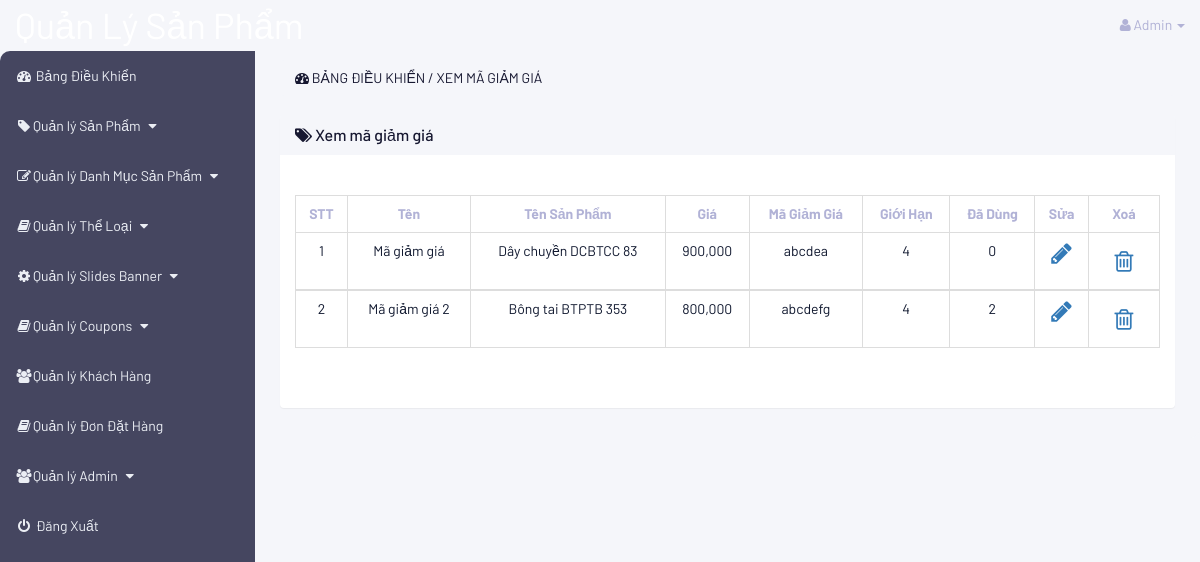
The app's page /admin/index.php?view_coupons (signed in) with its own data.
### tables this page shows
CREATE TABLE `coupons` (
  `coupon_id` int(100) NOT NULL,
  `product_id` int(100) NOT NULL,
  `coupon_title` varchar(255) NOT NULL,
  `coupon_price` varchar(255) NOT NULL,
  `coupon_code` varchar(255) NOT NULL,
  `coupon_limit` int(100) NOT NULL,
  `coupon_used` int(100) NOT NULL
);

CREATE TABLE `products` (
  `product_id` int(10) NOT NULL,
  `product_category_id` int(10) NOT NULL,
  `category_id` int(10) NOT NULL,
  `date` timestamp NOT NULL DEFAULT current_timestamp() ON UPDATE current_timestamp(),
  `product_title` varchar(255) NOT NULL,
  `product_price` varchar(255) NOT NULL,
  `product_image_1` text NOT NULL,
  `product_image_2` text NOT NULL,
  `product_image_3` text NOT NULL,
  `product_keywords` varchar(255) NOT NULL,
  `product_description` varchar(255) NOT NULL,
  `product_label` text NOT NULL,
  `product_sale` text NOT NULL,
  `product_total` int(11) NOT NULL
);

### admin/view_coupons.php (the view, shortened to what this page needs)
<?php
    if (!isset($_SESSION['admin_email'])){
        echo "<script>window.open('login.php','_self')</script>";
    } else {
?>
<div class="row">
    <div class="col-lg-12">
        <ol class="breadcrumb">
            <li class="active">
                <i class="fa fa-dashboard"></i> Bảng điều khiển / Xem mã giảm giá
            </li>
        </ol>
    </div>
</div>
<div class="row">
    <div class="col-lg-12">
        <div class="panel panel-default">
            <div class="panel-heading">
                <h3 class="panel-title">
                    <i class="fa fa-tags"></i> Xem mã giảm giá
                </h3>
            </div>
            <div class="panel-body">
                <div class="table-responsive">
                    <table class="table table-striped table-bordered table-hover">
                        <thead>
                            <tr>
                                <th>STT</th>
                                <th>Tên</th>
                                <th>Tên Sản Phẩm</th>
                                <th>Giá</th>
                                <th>Mã Giảm Giá</th>
                                <th>Giới Hạn</th>
                                <th>Đã Dùng</th>
                                <th>Sửa</th>
                                <th>Xoá</th>
                            </tr>
                        </thead>
                        <tbody>
                            <?php
                                $i=0;
                                $get_coupons = "select * from coupons";
                                $run_coupons = mysqli_query($conn, $get_coupons);
                                while ($row_coupons = mysqli_fetch_array($run_coupons)) {
                                    $coupon_id = $row_coupons['coupon_id'];
                                    $coupon_product_id = $row_coupons['product_id'];
                                    $coupon_title = $row_coupons['coupon_title'];
                                    $coupon_price = $row_coupons['coupon_price'];
                                    $coupon_code = $row_coupons['coupon_code'];
                                    $coupon_limit = $row_coupons['coupon_limit'];
                                    $coupon_used = $row_coupons['coupon_used'];
                                    $get_products = "select * from products where product_id='$coupon_product_id'";
                                    $run_products = mysqli_query($conn, $get_products);
                                    $row_products = mysqli_fetch_array($run_products);
                                        $product_title = $row_products['product_title'];
                                    $i++;
                            ?>
                            <tr>
                                <td><?php echo $i; ?></td>
                                <td><?php echo $coupon_title; ?></td>
                                <td><?php echo $product_title; ?></td>
                                <td><?php echo number_format((float)$coupon_price); ?></td>
                                <td><?php echo $coupon_code; ?></td>
                                <td><?php echo $coupon_limit; ?></td>
                                <td><?php echo $coupon_used; ?></td>
                                <td>
                                    <a href="index.php?edit_coupon=<?php echo $coupon_id; ?>"><i class="fa fa-pencil"></i></a>
                                </td>
                                <td>
                                    <span class="wrapperDelete">
                                        <a class="tableDelete" href="index.php?delete_coupon=<?php echo $coupon_id; ?>">
                                            <i class="fa fa-trash-o"></i>
                                        </a>
                                    </span>
                                </td>
                            </tr>
                        </tbody>
                        <?php } ?>
                    </table>
                </div>
            </div>
        </div>
    </div>
</div>
<?php } ?>

### admin/includes/sidebar.php (shortened to what this page needs)
<?php
    if (!isset($_SESSION['admin_email'])) {
        echo "<script>window.open('login.php','_self')</script>";
    } else {
?>
<nav class="navbar navbar-inverse navbar-fixed-top">
    <div class="navbar-header">
        <a href="index.php?dashboard" class="navbar-brand" style="font-size: 36px">Quản Lý Sản Phẩm</a>
    </div>
    <ul class="nav navbar-right top-nav">
        <li class="dropdown">
            <a href="#" class="dropdown-toggle" data-toggle="dropdown">
                <i class="fa fa-user"></i> <?php echo $admin_name; ?> <b class="caret"></b>
            </a>
        </li>
    </ul>
    <div class="collapse navbar-collapse navbar-ex1-collapse">
        <ul class="nav navbar-nav side-nav">
            <li>
                <a href="index.php?dashboard">
                    <i class="fa fa-fw fa-dashboard"></i> Bảng Điều Khiển
                </a>
            </li>
            <li>
                <a href="#" data-toggle="collapse" data-target="#products">
                    <i class="fa fa-fw fa-tag"></i>Quản lý Sản Phẩm
                    <i class="fa fa-fw fa-caret-down"></i>
                </a>
            </li>
            <li>
                <a href="#" data-toggle="collapse" data-target="#p_cat">
                    <i class="fa fa-fw fa-edit"></i>Quản lý Danh Mục Sản Phẩm
                    <i class="fa fa-fw fa-caret-down"></i>
                </a>
            </li>
            <li>
                <a href="#" data-toggle="collapse" data-target="#cat">
                    <i class="fa fa-fw fa-book"></i>Quản lý Thể Loại
                    <i class="fa fa-fw fa-caret-down"></i>
                </a>
            </li>
            <li>
                <a href="#" data-toggle="collapse" data-target="#slides">
                    <i class="fa fa-fw fa-gear"></i>Quản lý Slides Banner
                    <i class="fa fa-fw fa-caret-down"></i>
                </a>
            </li>
            <li>
                <a href="#" data-toggle="collapse" data-target="#coupons">
                    <i class="fa fa-fw fa-book"></i>Quản lý Coupons
                    <i class="fa fa-fw fa-caret-down"></i>
                </a>
            </li>
            <li>
                <a href="index.php?view_customers">
                    <i class="fa fa-fw fa-users"></i>Quản lý Khách Hàng
                </a>
            </li>
            <li>
                <a href="index.php?view_orders">
                    <i class="fa fa-fw fa-book"></i>Quản lý Đơn Đặt Hàng
                </a>
            </li>
            <li>
                <a href="#" data-toggle="collapse" data-target="#users">
                    <i class="fa fa-fw fa-users"></i>Quản lý Admin
                    <i class="fa fa-fw fa-caret-down"></i>
                </a>
            </li>
            <li>
                <a href="logout.php">
                    <i class="fa fa-fw fa-power-off"></i> Đăng Xuất
                </a>
            </li>
        </ul>
    </div>
</nav>
<?php } ?>

### admin/css/style.css (style rules this page uses)
body { margin-top: 100px; background: #f5f6fa; color: #b1b2d6; font-family: "Barlow", sans-serif; }
.top-nav { padding: 0 15px; background-color: #f5f6fa; }
.navbar { background-color: #f5f6fa; border-color: #f5f6fa; }
.navbar-inverse .navbar-nav > li > a { color: #ebeef4; }
.navbar-inverse .navbar-collapse, .navbar-inverse .navbar-form { border: none; }
.panel { background: white; border: none; }
.panel-body { padding-top: 40px; padding-bottom: 40px; border-radius: 10px; }
.row .breadcrumb { background: #f5f6fa; color: #b1b2d6; }
.breadcrumb > .active { color: #171831; }
.panel-default > .panel-heading { color: #171831; background: #f5f6fa; border-color: #f5f6fa; }
@media (min-width: 768px) { body { margin-top: 50px; } }
.top-nav > li { display: inline-block; }
.top-nav > li > a { color: #b1b2d6; line-height: 20px; padding-top: 15px; padding-bottom: 15px; }
@media (min-width: 768px) { .side-nav { position: fixed; top: 51px; bottom: 0; width: 255px; overflow-y: auto; overflow-x: hidden; background-color: #454660; padding-bottom: 40px; border-top-left-radius: 10px; } }
@media (min-width: 768px) { .side-nav > li > a { width: 255px; } }
.panel-body { border-radius: 5px; }
.table-bordered > tbody > tr > td, .table-bordered > tbody > tr > th, .table-bordered > tfoot > tr > td, .table-bordered > tfoot > tr > th, .table-bordered > thead > tr > td { border: 2px solid pink; background: white; color: #10182f; border: none; }
.table-bordered > tbody > tr > td, .table-bordered > tbody > tr > th, .table-bordered > tfoot > tr > td, .table-bordered > tfoot > tr > th, .table-bordered > thead > tr > td, .table-bordered > thead > tr > th { border: 1px solid #ddd; }
.active { text-transform: uppercase; }
th, td { text-align: center; }
td a i { font-size: 24px !important; }
td .tableDelete { display: flex; justify-content: center; align-items: center; width: 40px; height: 40px; }
.wrapperDelete { position: relative; display: flex; justify-content: center; align-items: center; }

### records on screen
coupons: coupon_title "Mã giảm giá", product.product_title "Dây chuyền DCBTCC 83", coupon_price "900,000", coupon_code "abcdea", coupon_limit "4", coupon_used "0"
coupons: coupon_title "Mã giảm giá 2", product.product_title "Bông tai BTPTB 353", coupon_price "800,000", coupon_code "abcdefg", coupon_limit "4", coupon_used "2"

### other values on screen
$admin_name "Admin"
